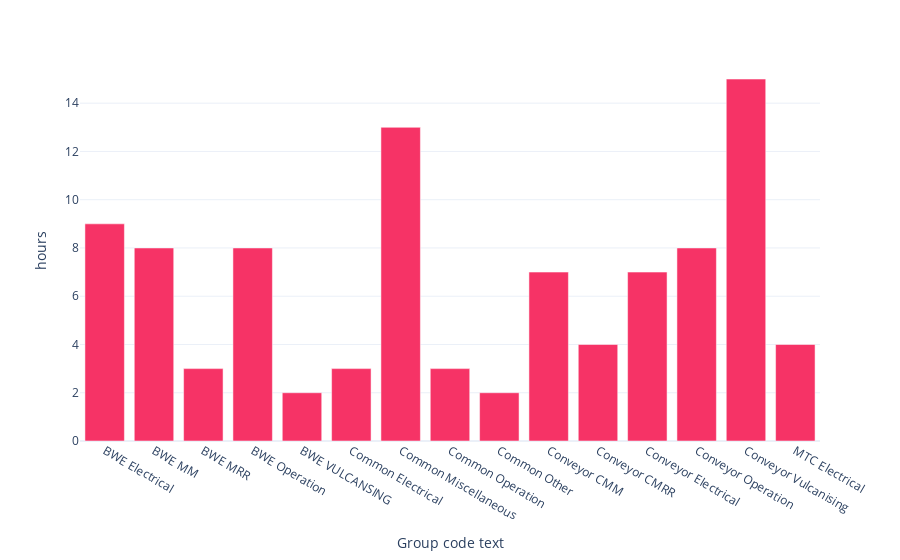

Notebook code cell kept with this figure:
### Code cell
bar_chart.show()

### Figure 1 — Plotly figure (JSON) as saved in the notebook; plotly's stock layout.template omitted (floating-point values rounded to 4 significant figures)
{"data": [{"alignmentgroup": "True", "hovertemplate": "Group code text=%{x}<br>hours=%{y}<extra></extra>", "legendgroup": "", "marker": {"color": "#F63366", "pattern": {"shape": ""}}, "name": "", "offsetgroup": "", "orientation": "v", "showlegend": false, "textposition": "auto", "type": "bar", "x": ["BWE Electrical", "BWE MM", "BWE MRR", "BWE Operation", "BWE VULCANSING", "Common Electrical", "Common Miscellaneous", "Common Operation", "Common Other", "Conveyor CMM", "Conveyor CMRR", "Conveyor Electrical", "Conveyor Operation", "Conveyor Vulcanising", "MTC Electrical"], "xaxis": "x", "y": [9, 8, 3, 8, 2, 3, 13, 3, 2, 7, 4, 7, 8, 15, 4], "yaxis": "y"}], "layout": {"barmode": "relative", "legend": {"tracegroupgap": 0}, "margin": {"t": 60}, "xaxis": {"anchor": "y", "domain": [0, 1], "title": {"text": "Group code text"}}, "yaxis": {"anchor": "x", "domain": [0, 1], "title": {"text": "hours"}}}}
